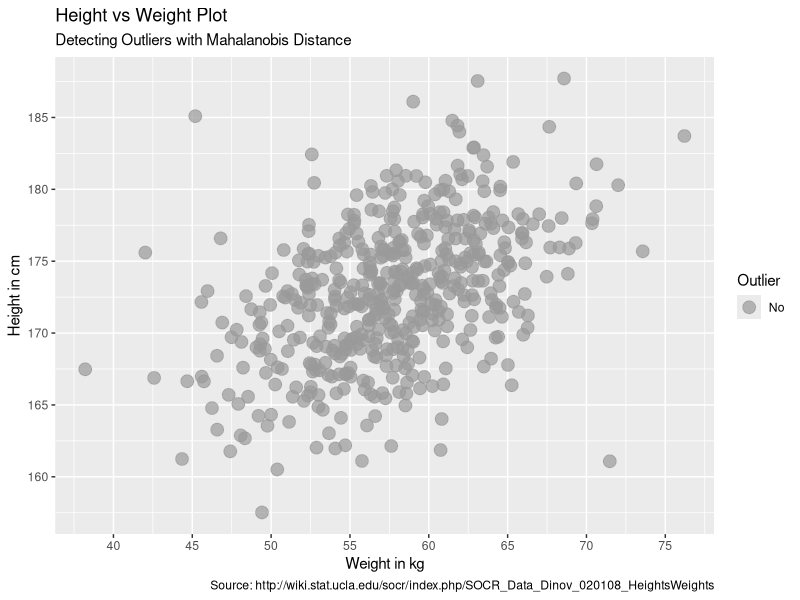
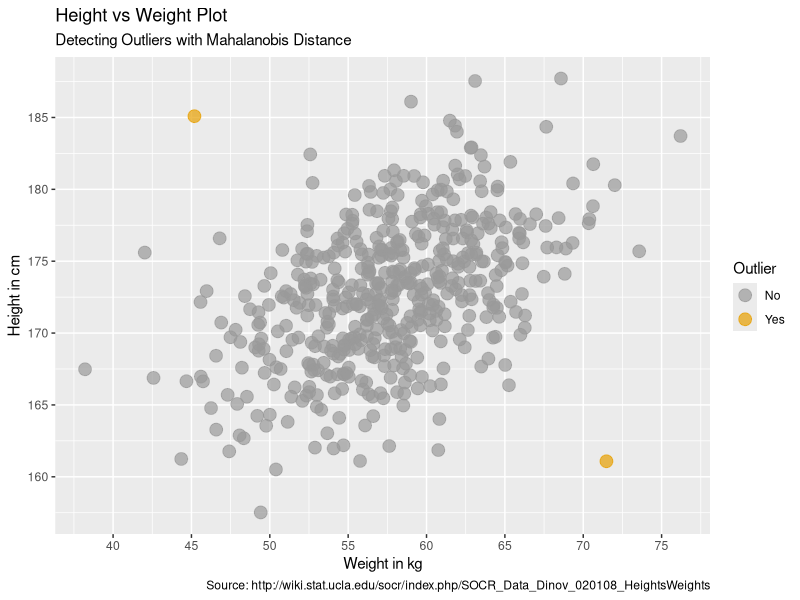

These figures' R source, in order:
## ---- chunk 1
knitr::opts_chunk$set(echo = FALSE)
library(ggplot2)
library(dplyr)
## ---- chunk 2
df <- read.csv("data.csv")
df$Outlier <- "No"
cbPalette <- c("#999999","#E69F00", "#4288D5", "#009E73", "#F0E442", "#0072B2", "#D55E00", "#CC79A7")
ggplot(df, aes(x = weight, y = height, color = Outlier)) +
      geom_point(size = 4, alpha = 0.7) +
      labs(
            title = "Height vs Weight Plot",
            subtitle = "Detecting Outliers with Mahalanobis Distance",
            caption = "Source: http://wiki.stat.ucla.edu/socr/index.php/SOCR_Data_Dinov_020108_HeightsWeights"
      ) +
      xlab("Weight in kg") + ylab("Height in cm") +
      scale_x_continuous(breaks = seq(35, 80, 5)) +
      scale_y_continuous(breaks = seq(150, 200, 5)) +
      scale_colour_manual(values=cbPalette)
## ---- chunk 3
df <- read.csv("data.csv")
# Calculate Mahalanobis Distance and add to data frame
df$m_dist <- round(mahalanobis(df, colMeans(df), cov(df)),1)
df$Outlier <- "No"
df$Outlier[df$m_dist > 10] <- "Yes"
df$Outlier <- as.factor(df$Outlier)
head(df, 4)
## ---- chunk 4
df <- read.csv("data.csv")
# Calculate Mahalanobis Distance and add to data frame
df$m_dist <- mahalanobis(df, colMeans(df), cov(df))
df$Outlier <- "No"
df$Outlier[df$m_dist > 20] <- "Yes"
df$Outlier <- as.factor(df$Outlier)

cbPalette <- c("#999999","#E69F00", "#4288D5", "#009E73", "#F0E442", "#0072B2", "#D55E00", "#CC79A7")
ggplot(df, aes(x = weight, y = height, color = Outlier)) +
      geom_point(size = 4, alpha = 0.7) +
      labs(
            title = "Height vs Weight Plot",
            subtitle = "Detecting Outliers with Mahalanobis Distance",
            caption = "Source: http://wiki.stat.ucla.edu/socr/index.php/SOCR_Data_Dinov_020108_HeightsWeights"
      ) +
      xlab("Weight in kg") + ylab("Height in cm") +
      scale_x_continuous(breaks = seq(35, 80, 5)) +
      scale_y_continuous(breaks = seq(150, 200, 5)) +
      scale_colour_manual(values=cbPalette)
